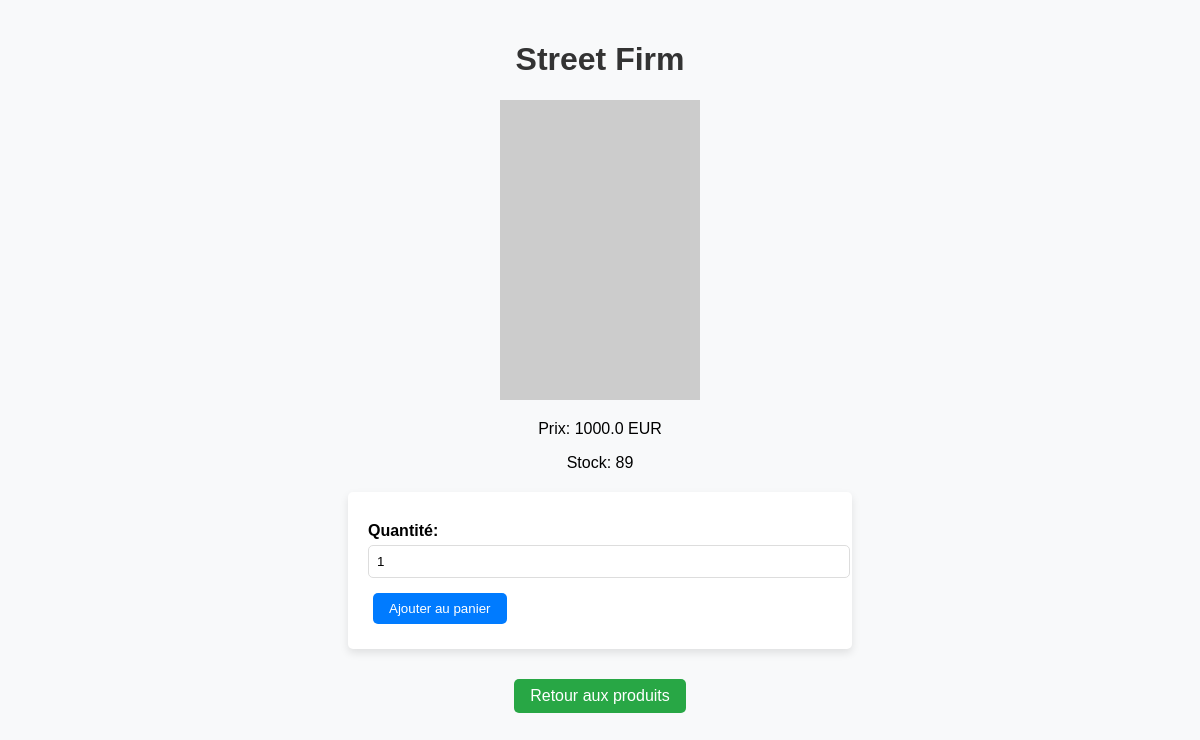
Before: /product/4 with the older database file.
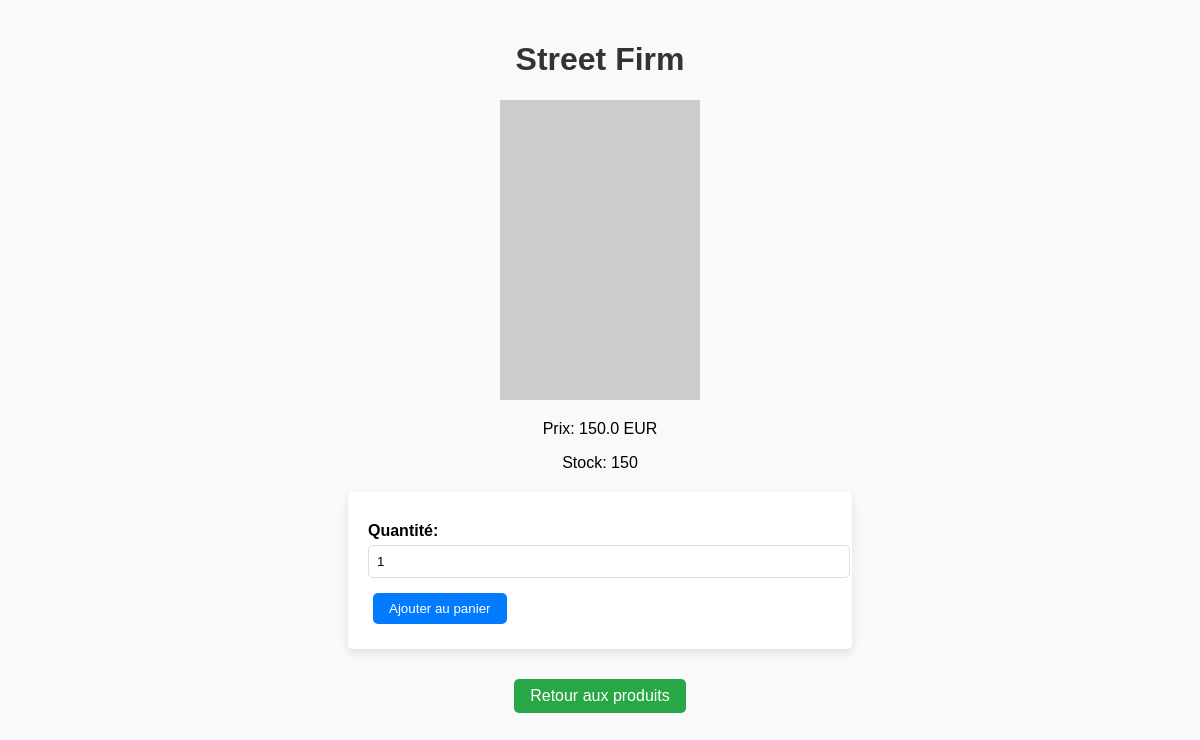
After: the same page with the newer database file.
### tables this page shows
CREATE TABLE products (
            id INTEGER PRIMARY KEY,
            name TEXT NOT NULL,
            price REAL NOT NULL,
            stock INTEGER NOT NULL,
            image_url TEXT
        );

### app.py (the view)
@app.route("/product/<int:product_id>")
def product_detail(product_id):
    db = get_db()
    product = db.execute(
        "SELECT * FROM products WHERE id = ?", (product_id,)
    ).fetchone()
    if not product:
        return "Produit non trouvé", 404  # Handle missing product gracefully
    return render_template("product_detail.html", product=product)

### app.py (called while the page is built)
def get_db():
    conn = sqlite3.connect("database.db")  # Ensure this is your actual DB file
    conn.row_factory = sqlite3.Row  # Enable dictionary-like access
    return conn

### templates/product_detail.html (shortened to what this page needs)
<!DOCTYPE html>
<html lang="fr">
<head>
    <link rel="stylesheet" href="{{ url_for('static', filename='styles.css') }}" />
</head>
<body>
    <h1>{{ product.name }}</h1>
    <img src="{{ product.image_url }}" alt="{{ product.name }}" class="product-image"/>
    <p>Prix: {{ product.price }} EUR</p>
    <p>Stock: {{ product.stock }}</p>
    <form action="" method="POST">
        <label for="quantity">Quantité:</label>
        <input type="number" id="quantity" name="quantity" min="1" max="{{ product.stock }}" value="1" required>
        <button type="submit"><a href="{{ url_for('add_to_cart', product_id=product.id) }}" > Ajouter au panier</a></button>
    </form>
    <a href="{{ url_for('index') }}" class="back-link">Retour aux produits</a>
</body>
</html>

### static/styles.css (style rules this page uses)
body { font-family: Arial, sans-serif; background-color: #f8f9fa; margin: 0; padding: 20px; text-align: center; }
h1, h2 { color: #333; }
a { text-decoration: none; color: white; }
button { background-color: #007bff; color: white; border: none; padding: 8px 16px; margin: 5px; cursor: pointer; border-radius: 5px; transition: 0.3s; }
form { width: 40%; margin: 20px auto; background: white; padding: 20px; border-radius: 5px; box-shadow: 0px 4px 8px rgba(0, 0, 0, 0.1); text-align: left; }
label { display: block; margin: 10px 0 5px; font-weight: bold; }
input[type="text"], input[type="number"] { width: 100%; padding: 8px; margin-bottom: 10px; border: 1px solid #ddd; border-radius: 5px; }
.back-link { display: inline-block; margin-top: 10px; padding: 8px 16px; background-color: #28a745; color: white; border-radius: 5px; transition: 0.3s; }

Changed rows visible on the page:
changed products "Street Firm": price "1000.0" → "150.0"; stock "89" → "150"
